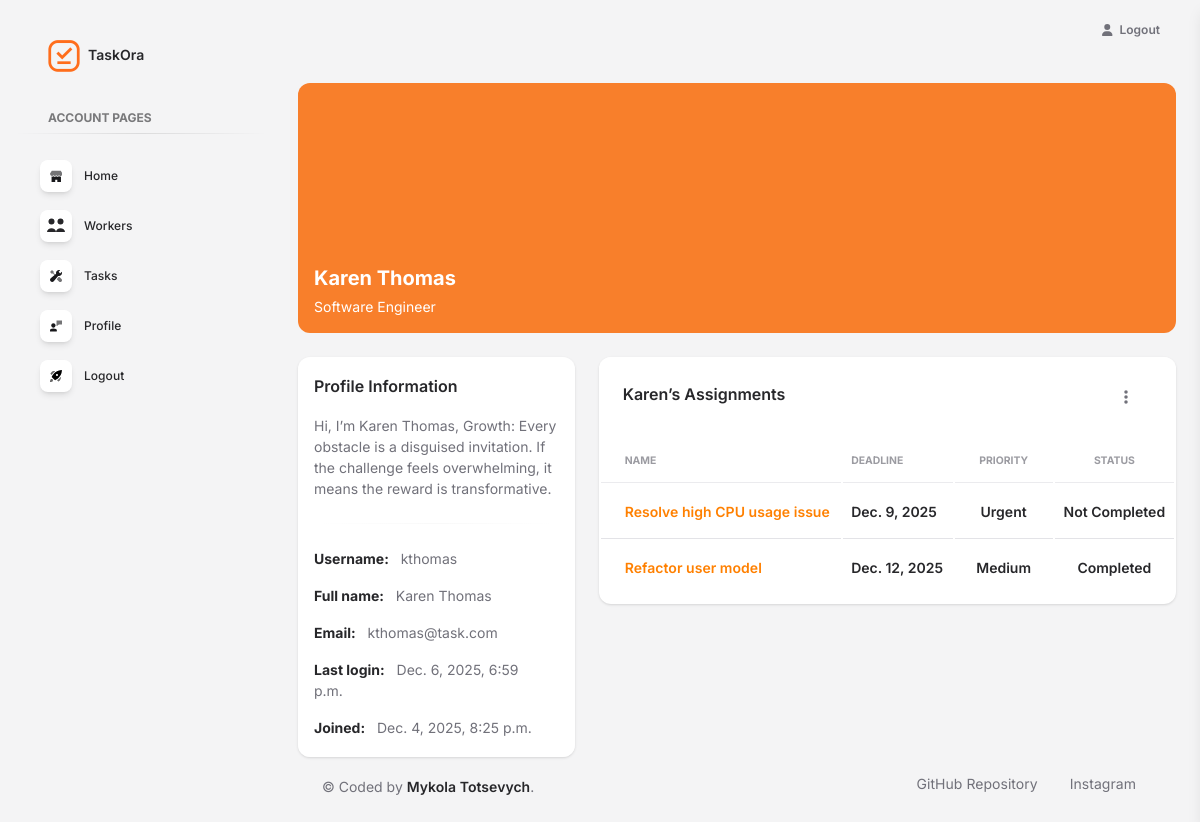
/profile/18/ (signed in), run on an earlier commit of the app's database.
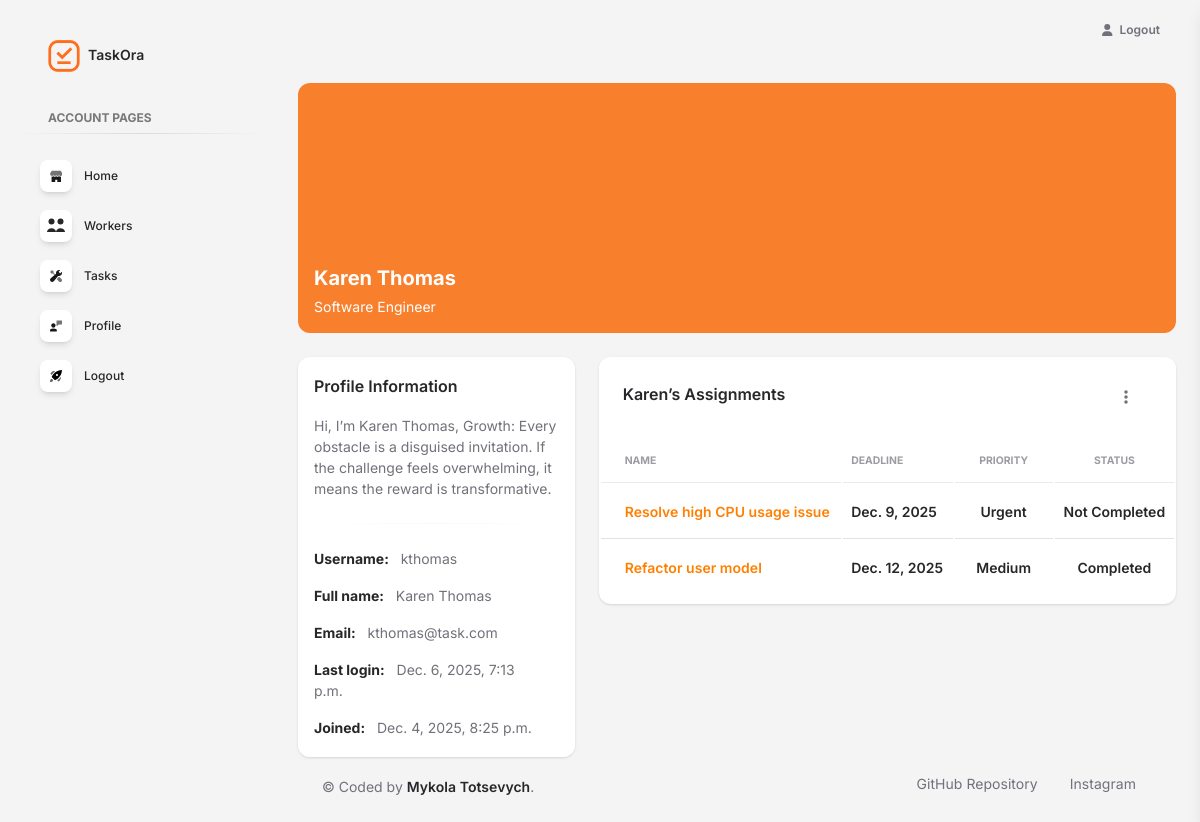
And on a later commit of the database.
### task_manager/models.py (models this page shows, shortened)
class Worker(AbstractUser):
    bio = models.TextField(null= True, blank=True)
    position = models.ForeignKey(
        Position,
        on_delete=models.CASCADE,
        related_name="workers"
    )

class Position(models.Model):
    name = models.CharField(max_length=255, unique=True)
    class Meta:
        ordering = ("name",)
    def __str__(self):
        return self.name

### task_manager/views.py (the view)
# urls.py: path("profile/<int:pk>/", WorkerDetailView.as_view(), name="profile-detail"),
class WorkerDetailView(LoginRequiredMixin, generic.DetailView):
    model = Worker
    template_name = "task_manager/profile.html"
    def get_context_data(self, **kwargs):
        context = super().get_context_data(**kwargs)
        if self.request.GET.get("completed") == "Yes":
            context["tasks"] = self.object.tasks.filter(is_completed=True)
        elif self.request.GET.get("completed") == "No":
            context["tasks"] = self.object.tasks.filter(is_completed=False)
        else:
            context["tasks"] = self.object.tasks.all()
        return context

### task_manager/templatetags/admin_soft.py (called while the page is built)
@assignment_tag(takes_context=True)
def get_direction(context):
    res = {
        'panel': 'text-left',
        'notify': 'right',
        'float': 'float-right',
        'reverse_panel': 'text-right',
        'nav': 'ml-auto'
    }
    if context.get('LANGUAGE_BIDI'):
        res['panel'] = 'text-right'
        res['notify'] = 'left'
        res['float'] = ''
        res['reverse_panel'] = 'text-left'
        res['nav'] = 'mr-auto'
    return res

@assignment_tag(takes_context=True)
def get_admin_setting(context):
    res = {
    }
    return res

### templates/task_manager/profile.html (shortened to what the changed rows need)
{% extends "layouts/base.html" %}
{% load static %}
{% block content %}
  <div class="container-fluid">
    <div class="page-header min-height-250 border-radius-lg mt-4 d-flex flex-column justify-content-end">
      <div class="w-100 position-relative p-3">
        <div class="d-flex justify-content-between align-items-end">
          <div class="d-flex align-items-center">
            <div>
              <h5 class="mb-1 text-white font-weight-bolder">
                {{ worker.first_name }} {{ worker.last_name }}
              </h5>
              <p class="mb-0 text-white text-sm">
                {{ worker.position }}
              </p>
            </div>
          </div>
        </div>
      </div>
    </div>
  </div>
  <div class="container-fluid py-4">
    <div class="row">
      <div class="col-12 col-xl-4">
        <div class="card h-100" style="min-height: 400px; max-height: 400px; overflow-y: auto;">
          <div class="card-body p-3">
            {% if worker.bio %}
              <p class="text-sm">
                {{ worker.bio }}
              </p>
            {% else %}
              <p class="text-sm">
                No bio here.
              </p>
            {% endif %}
            <hr class="horizontal gray-light my-4">
            <ul class="list-group">
              <li class="list-group-item border-0 ps-0 pt-0 text-sm"><strong class="text-dark">Username:</strong> &nbsp; {{ worker.username }}</li>
              <li class="list-group-item border-0 ps-0 text-sm">
                <strong class="text-dark">Full name:</strong> &nbsp; {% if worker.first_name and worker.last_name %} {{ worker.first_name }} {{ worker.last_name }} {% else %} Full name not saved yet. {% endif %}
              </li>
              <li class="list-group-item border-0 ps-0 text-sm"><strong class="text-dark">Email:</strong> &nbsp; {% if worker.email %} {{ worker.email }} {% else %} Email not saved yet. {% endif %}</li>
              <li class="list-group-item border-0 ps-0 text-sm"><strong class="text-dark">Last login:</strong> &nbsp; {% if worker.last_login %} {{ worker.last_login }} {% else %} Not logged in yet. {% endif %}</li>
              <li class="list-group-item border-0 ps-0 text-sm"><strong class="text-dark text-sm">Joined:</strong> &nbsp; {{ worker.date_joined }}</li>
            </ul>
          </div>
        </div>
      </div>
      <div class="col-12 col-xl-8">
        <div class="card">
          <div class="card-header pb-0">
            <div class="row">
              {% if worker.first_name %}
                <div class="col-lg-6 col-7">
                  <h6>{{ worker.first_name }}’s Assignments</h6>
                </div>
              {% else %}
                <div class="col-lg-6 col-7">
                  <h6>Worker’s Assignments</h6>
                </div>
              {% endif %}
          </div>
        </div>
        <div class="card-body px-0 pb-2">
          <div class="table-responsive" style="max-height: 46vh; overflow-y: auto;">
            <table class="table align-items-center mb-0">
              {% if tasks %}
                <thead>
                  <tr>
                    <th class="text-uppercase text-secondary text-xxs font-weight-bolder opacity-7">Name</th>
                    <th class="text-uppercase text-secondary text-xxs font-weight-bolder opacity-7 ps-2">Deadline</th>
                    <th class="text-center text-uppercase text-secondary text-xxs font-weight-bolder opacity-7">Priority</th>
                    <th class="text-center text-uppercase text-secondary text-xxs font-weight-bolder opacity-7">Status</th>
                  </tr>
                </thead>
              {% else %}
                <div class="card-body px-4 py-3">
                  <h6 class="mb-0">There is nothing here.</h6>
                </div>
              {% endif %}
            </table>
          </div>
        </div>
        </div>
      </div>
    </div>
  </div>
{% endblock content %}

What changed in the data, as far as the page shows it:
changed Worker "Karen": last_login "Dec. 6, 2025, 6:59 p.m." → "Dec. 6, 2025, 7:13 p.m."
